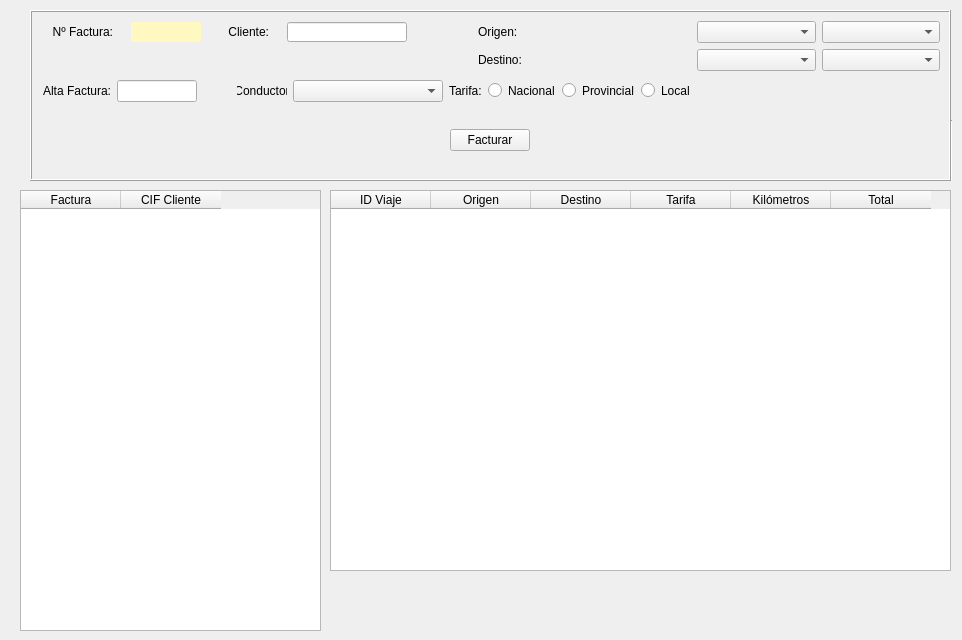
      <widget class="QWidget" name="panelViajes">
       <attribute name="title">
        <string>Facturación</string>
       </attribute>
       <widget class="QTableWidget" name="tableWidget">
        <property name="geometry">
         <rect>
          <x>20</x>
          <y>190</y>
          <width>301</width>
          <height>441</height>
         </rect>
        </property>
        <property name="maximumSize">
         <size>
          <width>301</width>
          <height>441</height>
         </size>
        </property>
        <attribute name="verticalHeaderHighlightSections">
         <bool>true</bool>
        </attribute>
        <column>
         <property name="text">
          <string>Factura</string>
         </property>
        </column>
        <column>
         <property name="text">
          <string>CIF Cliente</string>
         </property>
        </column>
       </widget>
       <widget class="QTableWidget" name="tableWidget_2">
        <property name="geometry">
         <rect>
          <x>330</x>
          <y>190</y>
          <width>621</width>
          <height>381</height>
         </rect>
        </property>
        <property name="maximumSize">
         <size>
          <width>621</width>
          <height>381</height>
         </size>
        </property>
        <column>
         <property name="text">
          <string>ID Viaje</string>
         </property>
        </column>
        <column>
         <property name="text">
          <string>Origen</string>
         </property>
        </column>
        <column>
         <property name="text">
          <string>Destino</string>
         </property>
        </column>
        <column>
         <property name="text">
          <string>Tarifa</string>
         </property>
        </column>
        <column>
         <property name="text">
          <string>Kilómetros</string>
         </property>
        </column>
        <column>
         <property name="text">
          <string>Total</string>
         </property>
        </column>
       </widget>
       <widget class="Line" name="line">
        <property name="geometry">
         <rect>
          <x>950</x>
          <y>120</y>
          <width>3</width>
          <height>61</height>
         </rect>
        </property>
        <property name="orientation">
         <enum>Qt::Vertical</enum>
        </property>
       </widget>
       <widget class="QFrame" name="frame">
        <property name="geometry">
         <rect>
          <x>30</x>
          <y>10</y>
          <width>921</width>
          <height>171</height>
         </rect>
        </property>
        <property name="frameShape">
         <enum>QFrame::StyledPanel</enum>
        </property>
        <property name="frameShadow">
         <enum>QFrame::Raised</enum>
        </property>
        <widget class="QFrame" name="frngestdrive_3">
         <property name="geometry">
          <rect>
           <x>0</x>
           <y>0</y>
           <width>921</width>
           <height>171</height>
          </rect>
         </property>
         <property name="sizePolicy">
          <sizepolicy hsizetype="Fixed" vsizetype="Ignored">
           <horstretch>1</horstretch>
           <verstretch>2</verstretch>
          </sizepolicy>
         </property>
         <property name="minimumSize">
          <size>
           <width>400</width>
           <height>20</height>
          </size>
         </property>
         <property name="maximumSize">
          <size>
           <width>2048</width>
           <height>300</height>
          </size>
         </property>
         <property name="layoutDirection">
          <enum>Qt::LeftToRight</enum>
         </property>
         <property name="styleSheet">
          <string notr="true">border-color: rgb(255, 253, 225);</string>
         </property>
         <property name="frameShape">
          <enum>QFrame::Box</enum>
         </property>
         <property name="frameShadow">
          <enum>QFrame::Raised</enum>
         </property>
         <layout class="QGridLayout" name="gridLayout_24">
          <item row="0" column="0">
           <layout class="QGridLayout" name="gridLayout_25">
            <property name="sizeConstraint">
             <enum>QLayout::SetMinimumSize</enum>
            </property>
            <item row="1" column="3">
             <widget class="QComboBox" name="comboBox_3"/>
            </item>
            <item row="0" column="0" colspan="2">
             <layout class="QGridLayout" name="gridLayout_28">
              <item row="0" column="5">
               <widget class="QPushButton" name="btnBuscadri_4">
                <property name="maximumSize">
                 <size>
                  <width>30</width>
                  <height>30</height>
                 </size>
                </property>
                <property name="text">
                 <string/>
                </property>
                <property name="icon">
                 <iconset>
                  <normaloff>../img/lupa.png</normaloff>../img/lupa.png</iconset>
                </property>
                <property name="iconSize">
                 <size>
                  <width>24</width>
                  <height>24</height>
                 </size>
                </property>
                <property name="flat">
                 <bool>true</bool>
                </property>
               </widget>
              </item>
              <item row="0" column="4">
               <widget class="QLineEdit" name="txtDni_4">
                <property name="minimumSize">
                 <size>
                  <width>120</width>
                  <height>20</height>
                 </size>
                </property>
                <property name="maximumSize">
                 <size>
                  <width>120</width>
                  <height>20</height>
                 </size>
                </property>
                <property name="whatsThis">
                 <string>&lt;html&gt;&lt;head/&gt;&lt;body&gt;&lt;p&gt;&lt;span style=&quot; font-weight:400;&quot;&gt;Introducir DNI&lt;/span&gt;&lt;/p&gt;&lt;/body&gt;&lt;/html&gt;</string>
                </property>
                <property name="alignment">
                 <set>Qt::AlignCenter</set>
                </property>
               </widget>
              </item>
              <item row="0" column="3">
               <widget class="QLabel" name="lblDni_4">
                <property name="minimumSize">
                 <size>
                  <width>50</width>
                  <height>20</height>
                 </size>
                </property>
                <property name="maximumSize">
                 <size>
                  <width>30</width>
                  <height>20</height>
                 </size>
                </property>
                <property name="text">
                 <string>Cliente:</string>
                </property>
                <property name="scaledContents">
                 <bool>false</bool>
                </property>
                <property name="alignment">
                 <set>Qt::AlignRight|Qt::AlignTrailing|Qt::AlignVCenter</set>
                </property>
               </widget>
              </item>
              <item row="0" column="2">
               <widget class="QLabel" name="lblcodbd_4">
                <property name="minimumSize">
                 <size>
                  <width>70</width>
                  <height>20</height>
                 </size>
                </property>
                <property name="maximumSize">
                 <size>
                  <width>70</width>
                  <height>20</height>
                 </size>
                </property>
                <property name="styleSheet">
                 <string notr="true">background-color: rgb(255, 248, 192);</string>
                </property>
                <property name="text">
                 <string/>
                </property>
                <property name="alignment">
                 <set>Qt::AlignCenter</set>
                </property>
               </widget>
              </item>
              <item row="0" column="1">
               <widget class="QLabel" name="lblCod_4">
                <property name="minimumSize">
                 <size>
                  <width>60</width>
                  <height>20</height>
                 </size>
                </property>
                <property name="maximumSize">
                 <size>
                  <width>40</width>
                  <height>16777215</height>
                 </size>
                </property>
                <property name="text">
                 <string>Nº Factura:</string>
                </property>
                <property name="alignment">
                 <set>Qt::AlignRight|Qt::AlignTrailing|Qt::AlignVCenter</set>
                </property>
               </widget>
              </item>
             </layout>
            </item>
            <item row="2" column="0" colspan="3">
             <layout class="QGridLayout" name="gridLayout_26">
              <property name="sizeConstraint">
               <enum>QLayout::SetMaximumSize</enum>
              </property>
              <item row="0" column="6">
               <widget class="QRadioButton" name="radioButton">
                <property name="text">
                 <string>Nacional</string>
                </property>
               </widget>
              </item>
              <item row="0" column="7">
               <widget class="QRadioButton" name="radioButton_2">
                <property name="text">
                 <string>Provincial</string>
                </property>
               </widget>
              </item>
              <item row="0" column="3">
               <widget class="QLabel" name="lblMovil_4">
                <property name="minimumSize">
                 <size>
                  <width>45</width>
                  <height>0</height>
                 </size>
                </property>
                <property name="maximumSize">
                 <size>
                  <width>50</width>
                  <height>20</height>
                 </size>
                </property>
                <property name="text">
                 <string>Conductor</string>
                </property>
                <property name="alignment">
                 <set>Qt::AlignCenter</set>
                </property>
               </widget>
              </item>
              <item row="0" column="0">
               <widget class="QLabel" name="lblRazonSocial_3">
                <property name="minimumSize">
                 <size>
                  <width>70</width>
                  <height>20</height>
                 </size>
                </property>
                <property name="maximumSize">
                 <size>
                  <width>70</width>
                  <height>20</height>
                 </size>
                </property>
                <property name="text">
                 <string>Alta Factura:</string>
                </property>
                <property name="alignment">
                 <set>Qt::AlignRight|Qt::AlignTrailing|Qt::AlignVCenter</set>
                </property>
               </widget>
              </item>
              <item row="0" column="1">
               <widget class="QLineEdit" name="txtRazonSocial_3">
                <property name="enabled">
                 <bool>true</bool>
                </property>
                <property name="sizePolicy">
                 <sizepolicy hsizetype="Preferred" vsizetype="Fixed">
                  <horstretch>0</horstretch>
                  <verstretch>0</verstretch>
                 </sizepolicy>
                </property>
                <property name="minimumSize">
                 <size>
                  <width>50</width>
                  <height>20</height>
                 </size>
                </property>
                <property name="maximumSize">
                 <size>
                  <width>80</width>
                  <height>16777215</height>
                 </size>
                </property>
                <property name="cursorPosition">
                 <number>0</number>
                </property>
               </widget>
              </item>
              <item row="0" column="2">
               <widget class="QPushButton" name="pushButton">
                <property name="minimumSize">
                 <size>
                  <width>28</width>
                  <height>28</height>
                 </size>
                </property>
                <property name="maximumSize">
                 <size>
                  <width>28</width>
                  <height>28</height>
                 </size>
                </property>
                <property name="autoFillBackground">
                 <bool>false</bool>
                </property>
                <property name="text">
                 <string/>
                </property>
                <property name="icon">
                 <iconset>
                  <normaloff>../img/calendar.png</normaloff>../img/calendar.png</iconset>
                </property>
                <property name="iconSize">
                 <size>
                  <width>28</width>
                  <height>28</height>
                 </size>
                </property>
                <property name="flat">
                 <bool>true</bool>
                </property>
               </widget>
              </item>
              <item row="0" column="4">
               <widget class="QComboBox" name="comboBox">
                <property name="minimumSize">
                 <size>
                  <width>150</width>
                  <height>0</height>
                 </size>
                </property>
                <property name="maximumSize">
                 <size>
                  <width>150</width>
                  <height>16777215</height>
                 </size>
                </property>
               </widget>
              </item>
              <item row="0" column="5">
               <widget class="QLabel" name="label_4">
                <property name="text">
                 <string>Tarifa:</string>
                </property>
               </widget>
              </item>
              <item row="0" column="8">
               <widget class="QRadioButton" name="radioButton_3">
                <property name="text">
                 <string>Local</string>
                </property>
               </widget>
              </item>
             </layout>
            </item>
            <item row="1" column="2">
             <widget class="QLabel" name="label_3">
              <property name="text">
               <string>Destino:</string>
              </property>
             </widget>
            </item>
            <item row="0" column="2">
             <widget class="QLabel" name="label_2">
              <property name="text">
               <string>Origen:</string>
              </property>
             </widget>
            </item>
            <item row="0" column="3">
             <widget class="QComboBox" name="comboBox_2"/>
            </item>
            <item row="0" column="4">
             <widget class="QComboBox" name="comboBox_4"/>
            </item>
            <item row="1" column="4">
             <widget class="QComboBox" name="comboBox_5"/>
            </item>
           </layout>
          </item>
          <item row="1" column="0">
           <layout class="QHBoxLayout" name="horizontalLayout_5">
            <property name="spacing">
             <number>1</number>
            </property>
            <property name="sizeConstraint">
             <enum>QLayout::SetDefaultConstraint</enum>
            </property>
            <item>
             <spacer name="horizontalSpacer_37">
              <property name="orientation">
               <enum>Qt::Horizontal</enum>
              </property>
              <property name="sizeHint" stdset="0">
               <size>
                <width>40</width>
                <height>20</height>
               </size>
              </property>
             </spacer>
            </item>
            <item>
             <widget class="QPushButton" name="btnAltaDriver_4">
              <property name="minimumSize">
               <size>
                <width>75</width>
                <height>20</height>
               </size>
              </property>
              <property name="maximumSize">
               <size>
                <width>80</width>
                <height>16777215</height>
               </size>
              </property>
              <property name="text">
               <string>Facturar</string>
              </property>
             </widget>
            </item>
            <item>
             <widget class="QFrame" name="frame_3">
              <property name="frameShape">
               <enum>QFrame::StyledPanel</enum>
              </property>
              <property name="frameShadow">
               <enum>QFrame::Raised</enum>
              </property>
              <widget class="QFrame" name="frame_2">
               <property name="geometry">
                <rect>
                 <x>-280</x>
                 <y>30</y>
                 <width>446</width>
                 <height>52</height>
                </rect>
               </property>
               <property name="frameShape">
                <enum>QFrame::StyledPanel</enum>
               </property>
               <property name="frameShadow">
                <enum>QFrame::Raised</enum>
               </property>
               <layout class="QGridLayout" name="gridLayout_19">
                <item row="0" column="0">
                 <layout class="QGridLayout" name="gridLayout_29">
                  <item row="0" column="0">
                   <spacer name="horizontalSpacer_47">
                    <property name="orientation">
                     <enum>Qt::Horizontal</enum>
                    </property>
                    <property name="sizeType">
                     <enum>QSizePolicy::Fixed</enum>
                    </property>
                    <property name="sizeHint" stdset="0">
                     <size>
                      <width>18</width>
                      <height>20</height>
                     </size>
                    </property>
                   </spacer>
                  </item>
                  <item row="0" column="2">
                   <widget class="QLabel" name="lblcodbd_5">
                    <property name="minimumSize">
                     <size>
                      <width>70</width>
                      <height>20</height>
                     </size>
                    </property>
                    <property name="maximumSize">
                     <size>
                      <width>70</width>
                      <height>20</height>
                     </size>
                    </property>
                    <property name="styleSheet">
                     <string notr="true">background-color: rgb(255, 248, 192);</string>
                    </property>
                    <property name="text">
                     <string/>
                    </property>
                    <property name="alignment">
                     <set>Qt::AlignCenter</set>
                    </property>
                   </widget>
                  </item>
                  <item row="0" column="3">
                   <spacer name="horizontalSpacer_46">
                    <property name="orientation">
                     <enum>Qt::Horizontal</enum>
                    </property>
                    <property name="sizeType">
                     <enum>QSizePolicy::Fixed</enum>
                    </property>
                    <property name="sizeHint" stdset="0">
                     <size>
                      <width>40</width>
                      <height>20</height>
                     </size>
                    </property>
                   </spacer>
                  </item>
                  <item row="0" column="5">
                   <widget class="QLineEdit" name="txtDni_5">
                    <property name="minimumSize">
                     <size>
                      <width>120</width>
                      <height>20</height>
                     </size>
                    </property>
                    <property name="maximumSize">
                     <size>
                      <width>120</width>
                      <height>20</height>
                     </size>
                    </property>
                    <property name="whatsThis">
                     <string>&lt;html&gt;&lt;head/&gt;&lt;body&gt;&lt;p&gt;&lt;span style=&quot; font-weight:400;&quot;&gt;Introducir DNI&lt;/span&gt;&lt;/p&gt;&lt;/body&gt;&lt;/html&gt;</string>
                    </property>
                    <property name="alignment">
                     <set>Qt::AlignCenter</set>
                    </property>
                   </widget>
                  </item>
                  <item row="0" column="6">
                   <widget class="QPushButton" name="btnBuscadri_5">
                    <property name="maximumSize">
                     <size>
                      <width>30</width>
                      <height>30</height>
                     </size>
                    </property>
                    <property name="text">
                     <string/>
                    </property>
                    <property name="icon">
                     <iconset>
                      <normaloff>../img/lupa.png</normaloff>../img/lupa.png</iconset>
                    </property>
                    <property name="iconSize">
                     <size>
                      <width>24</width>
                      <height>24</height>
                     </size>
                    </property>
                    <property name="flat">
                     <bool>true</bool>
                    </property>
                   </widget>
                  </item>
                  <item row="0" column="1">
                   <widget class="QLabel" name="lblCod_5">
                    <property name="minimumSize">
                     <size>
                      <width>60</width>
                      <height>20</height>
                     </size>
                    </property>
                    <property name="maximumSize">
                     <size>
                      <width>40</width>
                      <height>16777215</height>
                     </size>
                    </property>
                    <property name="text">
                     <string>Nº Factura:</string>
                    </property>
                    <property name="alignment">
                     <set>Qt::AlignRight|Qt::AlignTrailing|Qt::AlignVCenter</set>
                    </property>
                   </widget>
                  </item>
                  <item row="0" column="4">
                   <widget class="QLabel" name="lblDni_5">
                    <property name="minimumSize">
                     <size>
                      <width>50</width>
                      <height>20</height>
                     </size>
                    </property>
                    <property name="maximumSize">
                     <size>
                      <width>30</width>
                      <height>20</height>
                     </size>
                    </property>
                    <property name="text">
                     <string>Cliente:</string>
                    </property>
                    <property name="scaledContents">
                     <bool>false</bool>
                    </property>
                    <property name="alignment">
                     <set>Qt::AlignRight|Qt::AlignTrailing|Qt::AlignVCenter</set>
                    </property>
                   </widget>
                  </item>
                 </layout>
                </item>
               </layout>
              </widget>
             </widget>
            </item>
            <item>
             <spacer name="horizontalSpacer_40">
              <property name="orientation">
               <enum>Qt::Horizontal</enum>
              </property>
              <property name="sizeHint" stdset="0">
               <size>
                <width>40</width>
                <height>20</height>
               </size>
              </property>
             </spacer>
            </item>
           </layout>
          </item>
         </layout>
        </widget>
       </widget>
      </widget>
